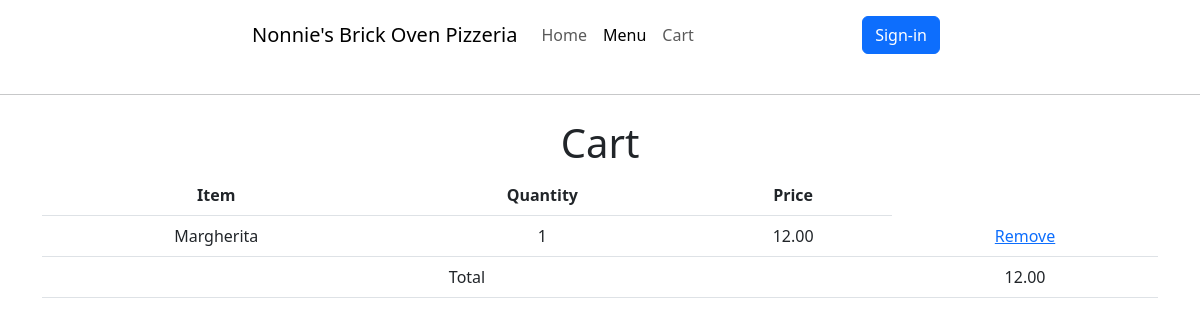
/menu/cart (signed in), run on an earlier commit of the app's database.
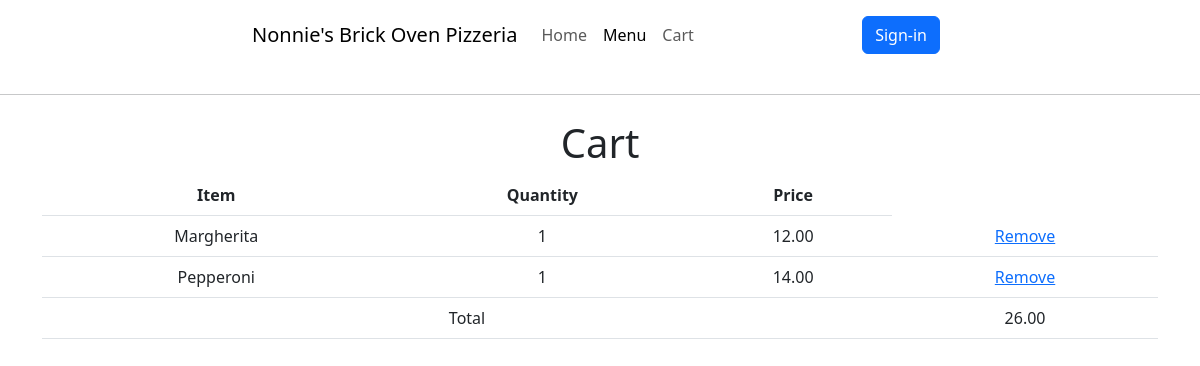
And on a later commit of the database.
### menu/models.py (models this page shows, shortened)
class CartItem(models.Model):
    cart = models.ForeignKey(Cart, on_delete=models.CASCADE)
    item = models.ForeignKey(Item, on_delete=models.CASCADE)
    quantity = models.IntegerField(default=1)

class Item(models.Model):
    name = models.CharField(max_length=100)
    description = models.TextField(blank=True)
    price = models.DecimalField(max_digits=6, decimal_places=2)
    category = models.ForeignKey(Category, on_delete=models.CASCADE, related_name='items')
    image = models.TextField(blank=True)

### menu/views.py (the view)
# urls.py: path("menu/cart", views.cart, name = "cart"),
@login_required
def cart(request):
    user_cart, created = Cart.objects.get_or_create(user=request.user)
    cart_items = CartItem.objects.filter(cart=user_cart)
    total_price = 0
    for item in cart_items:
        total_price += item.item.price * item.quantity
    context = {
        'cart_items': cart_items,
        'total_price': total_price,
    }
    return render(request, 'cart.html', context)

### menu/templates/cart.html (shortened to what this page needs)
<!doctype html>
<html lang="en">
<head>
  <link href="https://cdn.jsdelivr.net/npm/bootstrap@5.3.0-alpha3/dist/css/bootstrap.min.css" rel="stylesheet">
</head>
<body>
  <nav class="navbar navbar-expand-lg navbar-light bg-white">
    <div class="container-fluid bg-white">
      <a class="navbar-brand" href="/">Nonnie's Brick Oven Pizzeria</a>
      <div class="collapse navbar-collapse" id="navbarNav">
        <ul class="navbar-nav me-auto">
          <li class="nav-item">
            <a class="nav-link" href="/">Home</a>
          </li>
          <li class="nav-item">
            <a class="nav-link active" aria-current="page" href="/menu">Menu</a>
          </li>
          <li class="nav-item">
            <a class="nav-link" href="cart">Cart</a>
          </li>
        </ul>
        <ul class="navbar-nav ml-auto">
          <li class="nav-item">
            <a class="nav-link" href="register"><button class="btn btn-primary">Sign-in</button></a>
          </li>
        </ul>
      </div>
    </div>
  </nav>
        <hr class="my-4">
    <div class="container mt-4 text-center align-items-center">
        <h1>Cart</h1>
        {% if cart_items %}
          <table class="table table-hover">
            <thead>
              <tr>
                <th>Item</th>
                <th>Quantity</th>
                <th>Price</th>
              </tr>
            </thead>
            <tbody>
              {% for item in cart_items %}
                <tr>
                  <td>{{ item.item.name }}</td>
                  <td>{{ item.quantity }}</td>
                  <td>{{ item.item.price }}</td>
                  <td><a href="{% url 'remove_from_cart' item.pk %}">Remove</a></td>
                </tr>
              {% endfor %}
            </tbody>
            <tfoot>
              <tr>
                <td colspan="3">Total</td>
                <td>{{ total_price }}</td>
              </tr>
            </tfoot>
          </table>
        {% else %}
          <p>Your cart is empty.</p>
        {% endif %}
        </body>
        </html>

### menu/templates/cart.html (style rules this page uses)
nav { margin-left:20%; margin-right:20%; }

What changed in the data, as far as the page shows it:
added CartItem: item.name "Pepperoni", quantity "1", item.price "14.00"
Also different on the page:
{{ total_price }}: "12.00" → "26.00"
